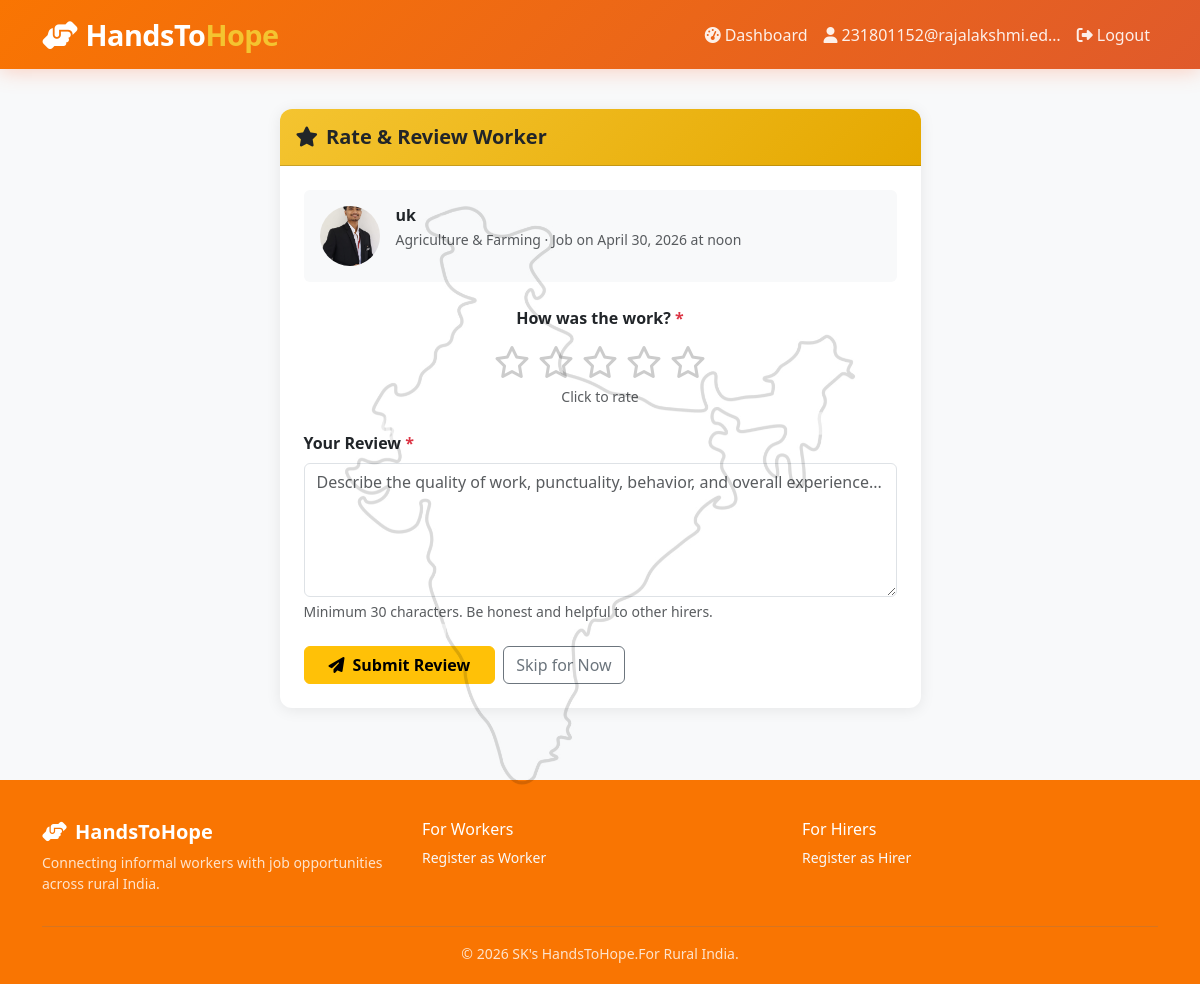
Page /hirers/job/5/review/ (signed in) on the committed database.
### accounts/models.py (models this page shows, shortened)
class User(AbstractBaseUser, PermissionsMixin):
    USER_TYPES = (
        ('worker', 'Informal Worker'),
        ('hirer', 'Job Provider'),
        ('admin', 'Admin'),
    )
    email = models.EmailField(unique=True)
    phone = models.CharField(max_length=15, blank=True)
    user_type = models.CharField(max_length=10, choices=USER_TYPES)
    is_active = models.BooleanField(default=True)
    is_staff = models.BooleanField(default=False)
    is_email_verified = models.BooleanField(default=False)
    date_joined = models.DateTimeField(default=timezone.now)
    USERNAME_FIELD = 'email'
    REQUIRED_FIELDS = []
    objects = UserManager()

### workers/models.py (models this page shows, shortened)
class WorkerProfile(models.Model):
    user = models.OneToOneField(settings.AUTH_USER_MODEL, on_delete=models.CASCADE, related_name='worker_profile')
    full_name = models.CharField(max_length=100)
    date_of_birth = models.DateField(null=True, blank=True)
    gender = models.CharField(max_length=10, choices=[('male', 'Male'), ('female', 'Female'), ('other', 'Other')])
    photo = models.ImageField(upload_to='workers/photos/', blank=True, null=True)
    aadhar_number = models.CharField(max_length=12, unique=True)
    aadhar_card_image = models.ImageField(upload_to='workers/aadhar/', blank=True, null=True)
    village_town = models.CharField(max_length=100)
    district = models.CharField(max_length=100)
    state = models.CharField(max_length=50, choices=STATES_CHOICES)
    pincode = models.CharField(max_length=6)
    full_address = models.TextField()
    primary_skill = models.CharField(max_length=50, choices=SKILL_CATEGORIES)
    secondary_skills = models.CharField(max_length=200, blank=True, help_text='Comma-separated')
    years_of_experience = models.PositiveIntegerField(default=0)
    brief_intro = models.TextField(help_text='Tell about your work experience')
    is_available = models.BooleanField(default=True)
    average_rating = models.DecimalField(max_digits=3, decimal_places=2, default=0.00)
    total_ratings = models.PositiveIntegerField(default=0)
    rating_score = models.DecimalField(max_digits=10, decimal_places=2, default=0.00,
                                        help_text='Blockchain-style score for verification accuracy')
    verification_status = models.CharField(max_length=10, choices=VERIFICATION_STATUS, default='pending')
    verified_at = models.DateTimeField(null=True, blank=True)
    created_at = models.DateTimeField(auto_now_add=True)
    updated_at = models.DateTimeField(auto_now=True)

### jobs/models.py (models this page shows, shortened)
class JobOffer(models.Model):
    STATUS_CHOICES = (
        ('pending', 'Pending'),
        ('accepted', 'Accepted'),
        ('rejected', 'Rejected'),
        ('completed', 'Completed'),
        ('cancelled', 'Cancelled'),
    )
    hirer = models.ForeignKey('hirers.HirerProfile', on_delete=models.CASCADE, related_name='offers_sent')
    worker = models.ForeignKey('workers.WorkerProfile', on_delete=models.CASCADE, related_name='offers_received')
    status = models.CharField(max_length=10, choices=STATUS_CHOICES, default='pending')
    work_date = models.DateField()
    work_time = models.TimeField(null=True, blank=True)
    duration_hours = models.PositiveIntegerField(default=8, help_text='Expected hours of work')
    description = models.TextField(blank=True, help_text='Description of work to be done')
    offered_wage = models.DecimalField(max_digits=8, decimal_places=2, null=True, blank=True)
    created_at = models.DateTimeField(auto_now_add=True)
    completed_at = models.DateTimeField(null=True, blank=True)
    class Meta:
        ordering = ['-created_at']

### hirers/views.py (the view)
    def wrapper(request, *args, **kwargs):
        if not request.user.is_authenticated:
            return redirect('login')
        if request.user.user_type != 'hirer':
            messages.error(request, 'Access denied.')
            return redirect('home')
        return view_func(request, *args, **kwargs)

### jobs/forms.py (shortened to what this page needs)
class ReviewForm(forms.ModelForm):
    rating = forms.IntegerField(
        min_value=1, max_value=5,
        widget=forms.HiddenInput(attrs={'id': 'rating-value'})
    )
    class Meta:
        model = Review
        fields = ['rating', 'review_text']
        widgets = {
            'review_text': forms.Textarea(attrs={
                'class': 'form-control',
                'rows': 5,
                'placeholder': 'Describe the quality of work, punctuality, behavior, and overall experience...'
            }),
        }
        labels = {
            'review_text': 'Your Review',
        }

### hirers/views.py (called while the page is built)
def hirer_required(view_func):
    def wrapper(request, *args, **kwargs):
        if not request.user.is_authenticated:
            return redirect('login')
        if request.user.user_type != 'hirer':
            messages.error(request, 'Access denied.')
            return redirect('home')
        return view_func(request, *args, **kwargs)
    return wrapper

### templates/hirers/write_review.html (shortened to what this page needs)
{% extends 'base.html' %}
{% block content %}
<div class="container py-4">
    <div class="row justify-content-center">
        <div class="col-md-7">
            <div class="card">
                <div class="card-header py-3" style="background:linear-gradient(135deg,var(--gold),#E5A800);">
                    <h5 class="mb-0 fw-bold text-dark">
                        <i class="fas fa-star me-2"></i>Rate & Review Worker
                    </h5>
                </div>
                <div class="card-body p-4">
                    <div class="d-flex gap-3 mb-4 p-3 rounded" style="background:#f8f9fa;">
                        {% if worker.photo %}
                            <img src="{{ worker.photo.url }}" style="width:60px;height:60px;border-radius:50%;object-fit:cover;" alt="">
                        {% endif %}
                        <div>
                            <h6 class="fw-bold mb-1">{{ worker.full_name }}</h6>
                            <p class="text-muted small mb-0">
                                {{ worker.get_primary_skill_display }} ·
                                Job on {{ offer.work_date }}
                                {% if offer.work_time %}at {{ offer.work_time }}{% endif %}
                            </p>
                        </div>
                    </div>
                    <form method="post">
                        <div class="mb-4 text-center">
                            <label class="form-label fw-bold d-block mb-3">How was the work? <span class="text-danger">*</span></label>
                            <div class="interactive-stars d-flex justify-content-center gap-2 mb-2" id="star-container">
                                {% for i in "12345" %}
                                    <i class="far fa-star" data-rating="{{ forloop.counter }}"></i>
                                {% endfor %}
                            </div>
                            <div id="rating-label" class="text-muted small">Click to rate</div>
                        </div>
                        <div class="mb-4">
                            <label class="form-label fw-semibold">
                                {{ form.review_text.label }} <span class="text-danger">*</span>
                            </label>
                            {{ form.review_text }}
                            <div class="form-text">Minimum 30 characters. Be honest and helpful to other hirers.</div>
                        </div>
                        <div class="d-flex gap-2">
                            <button type="submit" class="btn btn-warning fw-bold px-4">
                                <i class="fas fa-paper-plane me-2"></i>Submit Review
                            </button>
                            <a href="{% url 'hirer_dashboard' %}" class="btn btn-outline-secondary">Skip for Now</a>
                        </div>
                    </form>
                </div>
            </div>
        </div>
    </div>
</div>
{% endblock %}

### templates/base.html (shortened to what this page needs)
{% load static %}
<!DOCTYPE html>
<html lang="en">
<head>
    <link href="https://cdn.jsdelivr.net/npm/bootstrap@5.3.0/dist/css/bootstrap.min.css" rel="stylesheet">
    <link href="https://cdnjs.cloudflare.com/ajax/libs/font-awesome/6.4.0/css/all.min.css" rel="stylesheet">
</head>
<body>
<div id="india-map-bg" aria-hidden="true">
</div>
<nav class="navbar navbar-expand-lg">
    <div class="container">
        <a class="navbar-brand" href="{% url 'home' %}">
            <i class="fas fa-hands-helping me-2"></i>HandsTo<span>Hope</span>
        </a>
        <div class="collapse navbar-collapse" id="navMenu">
            <ul class="navbar-nav ms-auto">
                {% if user.is_authenticated %}
                    <li class="nav-item">
                        <a class="nav-link" href="{% url 'dashboard' %}">
                            <i class="fas fa-tachometer-alt me-1"></i>Dashboard
                        </a>
                    </li>
                    <li class="nav-item">
                        <span class="nav-link">
                            <i class="fas fa-user me-1"></i>{{ user.email|truncatechars:25 }}
                        </span>
                    </li>
                    <li class="nav-item">
                        <a class="nav-link" href="{% url 'logout' %}">
                            <i class="fas fa-sign-out-alt me-1"></i>Logout
                        </a>
                    </li>
                {% endif %}
            </ul>
        </div>
    </div>
</nav>
{% block content %}{% endblock %}
<footer class="mt-5">
    <div class="container">
        <div class="row">
            <div class="col-md-4">
                <h5 class="text-white fw-bold"><i class="fas fa-hands-helping me-2"></i>HandsToHope</h5>
                <p class="small">Connecting informal workers with job opportunities across rural India.</p>
            </div>
            <div class="col-md-4">
                <h6 class="text-white">For Workers</h6>
                <ul class="list-unstyled small">
                    <li><a href="{% url 'worker_signup' %}" class="text-light text-decoration-none">Register as Worker</a></li>
                </ul>
            </div>
            <div class="col-md-4">
                <h6 class="text-white">For Hirers</h6>
                <ul class="list-unstyled small">
                    <li><a href="{% url 'hirer_signup' %}" class="text-light text-decoration-none">Register as Hirer</a></li>
                </ul>
            </div>
        </div>
        <hr class="border-secondary">
        <p class="text-center small mb-0">© 2026 SK's HandsToHope.For Rural India.</p>
    </div>
</footer>
</body>
</html>

### templates/base.html (style rules this page uses)
:root { --saffron: #f97502; --green: #2D6A4F; --blue: #f97502; --gold: #F4C430; --light-saffron: #FFF3EE; --light-green: #D8F3DC; }
body { font-family: 'Segoe UI', Tahoma, Geneva, Verdana, sans-serif; background-color: #F8F9FA; }
.navbar { background: linear-gradient(135deg, var(--saffron) 0%, #E05A2B 100%); box-shadow: 0 2px 20px rgba(255,107,53,0.3); }
.navbar-brand { font-size: 1.8rem; font-weight: 800; color: white !important; letter-spacing: -0.5px; }
.navbar-brand span { color: var(--gold); }
.nav-link { color: rgba(255,255,255,0.9) !important; font-weight: 500; }
.card { border: none; border-radius: 12px; box-shadow: 0 2px 15px rgba(0,0,0,0.08); transition: transform 0.2s, box-shadow 0.2s; }
.card-header { border-radius: 12px 12px 0 0 !important; font-weight: 600; }
footer { background: var(--blue); color: rgba(255,255,255,0.8); padding: 40px 0 20px; }
.interactive-stars i { cursor: pointer; font-size: 2rem; color: #CCC; transition: color 0.2s; }
#india-map-bg { position: fixed; top: 50%; left: 50%; transform: translate(-50%, -50%); width: 85vh; height: 85vh; opacity: 0.15; z-index: 1; pointer-events: none; will-change: transform; mix-blend-mode: multiply; }

### rows in the picture
User: email "231801152@rajalakshmi.ed…"
WorkerProfile: photo (picture), full_name "uk", primary_skill "Agriculture & Farming"
JobOffer: work_date "April 30, 2026", work_time "noon"
